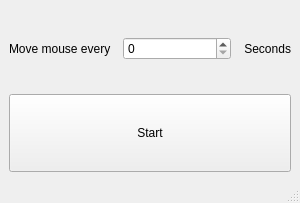
<?xml version="1.0" encoding="UTF-8"?>
<ui version="4.0">
 <class>MainWindow</class>
 <widget class="QMainWindow" name="MainWindow">
  <property name="geometry">
   <rect>
    <x>0</x>
    <y>0</y>
    <width>300</width>
    <height>203</height>
   </rect>
  </property>
  <property name="minimumSize">
   <size>
    <width>300</width>
    <height>203</height>
   </size>
  </property>
  <property name="maximumSize">
   <size>
    <width>300</width>
    <height>203</height>
   </size>
  </property>
  <property name="windowTitle">
   <string>I am here</string>
  </property>
  <widget class="QWidget" name="centralwidget">
   <property name="minimumSize">
    <size>
     <width>0</width>
     <height>0</height>
    </size>
   </property>
   <property name="maximumSize">
    <size>
     <width>300</width>
     <height>200</height>
    </size>
   </property>
   <property name="autoFillBackground">
    <bool>true</bool>
   </property>
   <layout class="QVBoxLayout" name="verticalLayout_2">
    <property name="sizeConstraint">
     <enum>QLayout::SetMaximumSize</enum>
    </property>
    <item>
     <layout class="QHBoxLayout" name="horizontalLayout" stretch="2,2,1">
      <property name="sizeConstraint">
       <enum>QLayout::SetDefaultConstraint</enum>
      </property>
      <item>
       <widget class="QLabel" name="label_2">
        <property name="text">
         <string>Move mouse every </string>
        </property>
        <property name="alignment">
         <set>Qt::AlignLeading|Qt::AlignLeft|Qt::AlignVCenter</set>
        </property>
       </widget>
      </item>
      <item>
       <widget class="QSpinBox" name="spinBox"/>
      </item>
      <item>
       <widget class="QLabel" name="label">
        <property name="layoutDirection">
         <enum>Qt::LeftToRight</enum>
        </property>
        <property name="text">
         <string>Seconds</string>
        </property>
        <property name="scaledContents">
         <bool>false</bool>
        </property>
        <property name="alignment">
         <set>Qt::AlignRight|Qt::AlignTrailing|Qt::AlignVCenter</set>
        </property>
        <property name="wordWrap">
         <bool>false</bool>
        </property>
        <property name="indent">
         <number>-1</number>
        </property>
       </widget>
      </item>
     </layout>
    </item>
    <item>
     <widget class="QPushButton" name="pushButton">
      <property name="minimumSize">
       <size>
        <width>0</width>
        <height>50</height>
       </size>
      </property>
      <property name="maximumSize">
       <size>
        <width>16777215</width>
        <height>300</height>
       </size>
      </property>
      <property name="text">
       <string>Start</string>
      </property>
     </widget>
    </item>
   </layout>
  </widget>
  <widget class="QMenuBar" name="menubar">
   <property name="geometry">
    <rect>
     <x>0</x>
     <y>0</y>
     <width>300</width>
     <height>30</height>
    </rect>
   </property>
  </widget>
  <widget class="QStatusBar" name="statusbar"/>
 </widget>
 <resources/>
 <connections/>
</ui>
